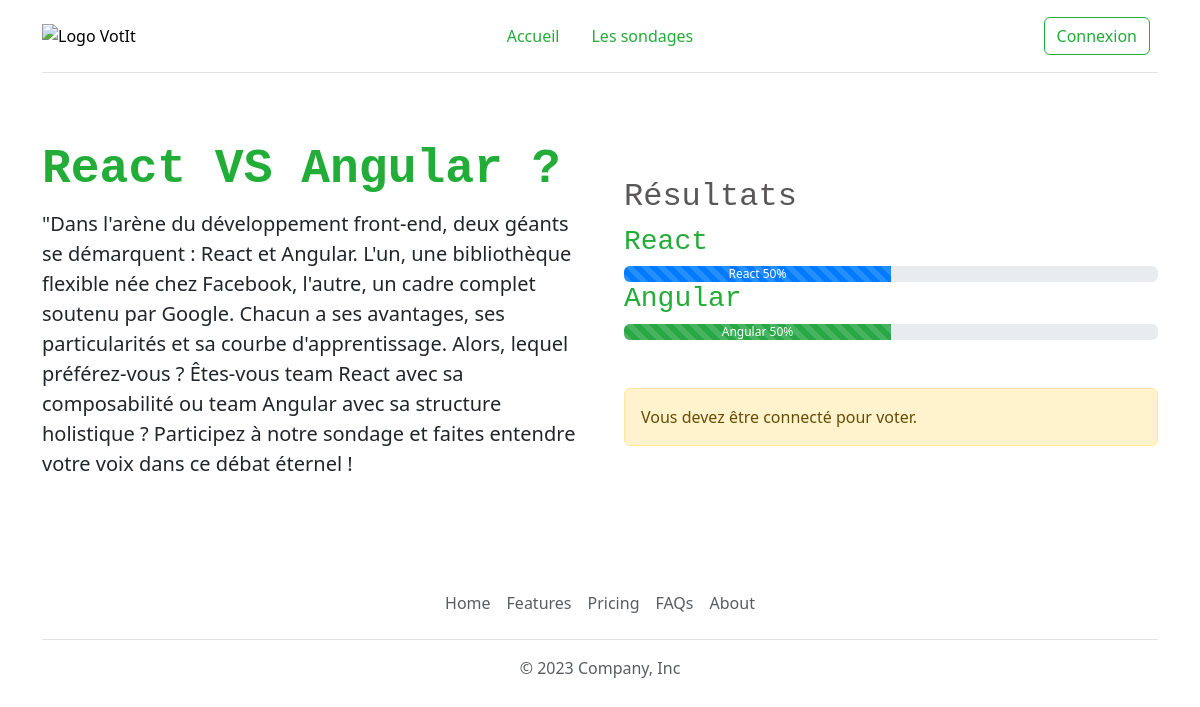
Page /sondage.php?id=2 on the committed database.
### tables this page shows
CREATE TABLE IF NOT EXISTS `poll` (
  `id` int(11) UNSIGNED NOT NULL AUTO_INCREMENT,
  `title` varchar(255) NOT NULL,
  `description` text NOT NULL,
  `user_id` int(10) UNSIGNED NOT NULL,
  `category_id` int(11) UNSIGNED NOT NULL,
  PRIMARY KEY (`id`),
  KEY `user_id` (`user_id`),
  KEY `category_id` (`category_id`)
);

CREATE TABLE IF NOT EXISTS `poll_item` (
  `id` int(11) UNSIGNED NOT NULL AUTO_INCREMENT,
  `name` varchar(255) NOT NULL,
  `poll_id` int(11) UNSIGNED NOT NULL,
  PRIMARY KEY (`id`),
  KEY `poll_id` (`poll_id`)
);

### lib/poll.php (called while the page is built, shortened)
<?php
function getPollById(PDO $pdo, int $id): array|bool
{
    $query = $pdo->prepare('SELECT * FROM poll WHERE id = :id');
    $query->bindValue(':id', $id, PDO::PARAM_INT);
    $query->execute();
    return $query->fetch(PDO::FETCH_ASSOC);
}
function getPollResultsByPollId(PDO $pdo, int $id): array
{
    $query = $pdo->prepare('SELECT pi.id, pi.name, COUNT(upi.poll_item_id) as votes FROM poll_item pi
                            LEFT JOIN user_poll_item upi ON upi.poll_item_id = pi.id
                            WHERE poll_id = :id
                            GROUP BY pi.id
                            ORDER BY votes DESC');
    $query->bindValue(':id', $id, PDO::PARAM_INT);
    $query->execute();
    return $query->fetchAll(PDO::FETCH_ASSOC);
}
function getPollTotalUsersByPollId(PDO $pdo, int $id): int
{
    $query = $pdo->prepare('SELECT COUNT(DISTINCT upi.user_id) as total_users
                            FROM poll_item pi
                            LEFT JOIN user_poll_item upi ON upi.poll_item_id = pi.id
                            WHERE pi.poll_id = :id');
    $query->bindValue(':id', $id, PDO::PARAM_INT);
    $query->execute();
    $res = $query->fetch(PDO::FETCH_ASSOC);
    if ($res) {
        return (int)$res['total_users'];
    } else {
        return 0;
    }
}

### sondage.php (the view, shortened to what this page needs)
<?php
require_once 'lib/required_files.php';
require_once 'lib/poll.php';
$error404 = false;
$messages = [];
$errors = [];
if (isset($_GET['id'])) {
    $id = (int)$_GET['id'];
    $poll = getPollById($pdo, $id);
    if ($poll) {
        $results = getPollResultsByPollId($pdo, $id);
        $totalUsers = getPollTotalUsersByPollId($pdo, $id);
        $items = getPollItems($pdo, $id);
    } else {
        $error404 = true;
    }
} else {
    $error404 = true;
}
require_once 'templates/header.php';
if (!$error404) {
?>
    <div class="row align-items-center g-5 py-5">
        <div class="col-lg-6">
            <h1 class="display-5 fw-bold lh-1 mb-3"><?= $poll['title'] ?></h1>
            <p class="lead"><?= $poll['description'] ?></p>
        </div>
        <div class="col-10 col-sm-8 col-lg-6">
            <h2>Résultats</h2>
            <div class="results">
                <?php foreach ($results as $index => $result) {
                    if ($totalUsers) {
                        $resultPercent = $result['votes'] / $totalUsers * 100;
                    } else {
                        $resultPercent = 0;
                    }
                ?>
                    <h3><?= $result['name'] ?></h3>
                    <div class="progress" role="progressbar" aria-label="<?= $result['name'] ?>" aria-valuenow="<?= $resultPercent; ?>" aria-valuemin="0" aria-valuemax="100">
                        <div class="progress-bar progress-bar-striped progress-color-<?= $index ?>" style="width: <?= $resultPercent; ?>%"><?= $result['name'] ?> <?= round($resultPercent, 2); ?>%</div>
                    </div>
                <?php } ?>
            </div>
            <div class="mt-5">
                <?php if (isset($_SESSION['user'])) { ?>
                    <div>
                        <form method="post">
                            <h2>Votez pour ce sondage :</h2>
                            <h3><?= $poll['title']; ?></h3>
                            <div class="btn-group" role="group" aria-label="Basic checkbox toggle button group">
                                <?php foreach ($items as $key => $item) { ?>
                                    <input type="checkbox" class="btn-check" id="btncheck<?= $item['id'] ?>" autocomplete="off" value="<?= $item['id'] ?>" name="items[]">
                                    <label class="btn btn-outline-primary" for="btncheck<?= $item['id'] ?>"><?= $item['name'] ?></label>
                                <?php } ?>
                            </div>
                            <?php if ($messages) { ?>
                                <?php foreach ($messages as $message) { ?>
                                    <div class="alert alert-success mt-2" role="alert">
                                        <?=$message?>
                                    </div>
                                <?php } ?>
                            <?php } ?>
                            <?php if ($errors) { ?>
                                <?php foreach ($errors as $error) { ?>
                                    <div class="alert alert-danger mt-2" role="alert">
                                        <?=$error?>
                                    </div>
                                <?php } ?>
                            <?php } ?>
                            <div class="mt-2">
                                <input type="submit" name="voteSubmit" class="btn btn-primary" value="Voter">
                            </div>
                        </form>
                    </div>
                <?php } else { ?>
                    <div class="alert alert-warning">
                        Vous devez être connecté pour voter.
                    </div>
                <?php } ?>
            </div>
        </div>
    </div>
<?php } else { ?>
    <h1>Le sondage n'existe pas</h1>
<?php } ?>
<?php require_once 'templates/footer.php'; ?>

### rows in the picture
poll: title "React VS Angular ?", description "\"Dans l'arène du développement front-end, deux géants se démarquent : React et Angular. L'un, une bibliothèque flexible née chez Facebook, l'autre, un cadre complet soutenu par Google. Chacun a ses avantages, ses particularités et sa courbe d'apprentissage. Alors, lequel préférez-vous ? Êtes-vous team React avec sa composabilité ou team Angular avec sa structure holistique ? Participez à notre sondage et faites entendre votre voix dans ce débat éternel !"
poll_item: name "React", resultPercent "50"
poll_item: name "Angular", resultPercent "50"

### other values in the picture
$titre "Accueil"
$titre "Les sondages"
